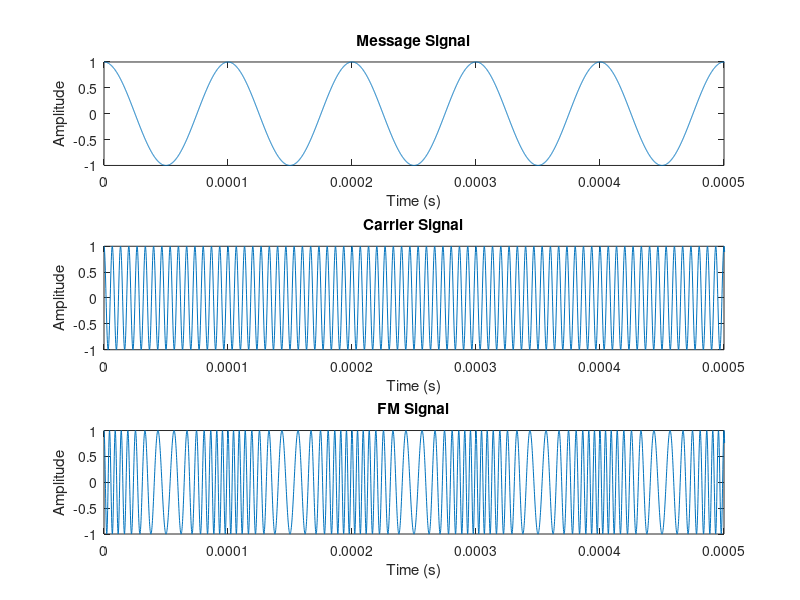

Recreate this plot in MATLAB.
kf = 75e3;  % Sensibilidade de frequência
Am = 1;  % Amplitude da mensagem
fm = 10e3;  % Frequência da mensagem
Ac = 1;  % Amplitude da portadora
fc = 150e3;  % Frequência da portadora

delta_f = kf * Am;  % Desvio de frequência
beta = delta_f / fm;  % Índice de modulação

fs = 50 * fc;  % Frequência de amostragem
Ts = 1 / fs;  % Período de amostragem
T = 1 / fm;  % Período da mensagem
t = 0:Ts:1-Ts;  % Eixo do tempo

m_t = cos(2 * pi * fm * t);  % Sinal mensagem
c_t = cos(2 * pi * fc * t);  % Sinal portadora
s_t = Ac * cos(2 * pi * fc * t + beta * sin(2 * pi * fm * t));  % Sinal modulado

subplot(3, 1, 1);
plot(t, m_t);
xlim([0, T * 5]);
title("Message Signal");
xlabel("Time (s)");
ylabel("Amplitude");

subplot(3, 1, 2);
plot(t, c_t);
xlim([0, T * 5]);
title("Carrier Signal");
xlabel("Time (s)");
ylabel("Amplitude");

subplot(3, 1, 3);
plot(t, s_t);
xlim([0, T * 5]);
title("FM Signal");
xlabel("Time (s)");
ylabel("Amplitude");

